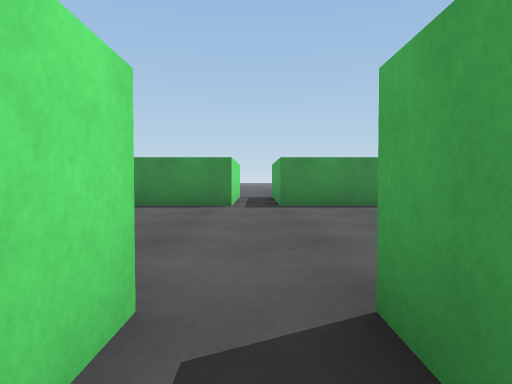
[1] (above)

24 first-person views from a walk through a 3-D level made in the Unity game engine. The camera is 0.55 m above the floor, tilts 2° down and sees 70° across. The floor is counted in squares, 1 m on a side. Each view is taken from the middle of a square. On the plan, view 1 faces up. The plan holds only what a view shows up to about 9 squares ahead; the rest is blank. The place goes on beyond the plan. The player is left out.

[2]
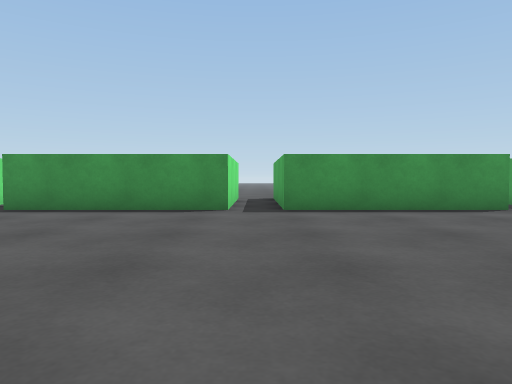

[3]
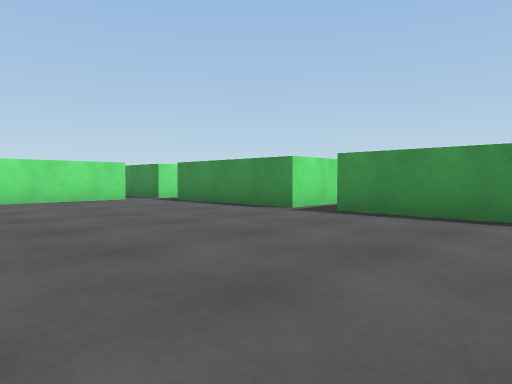

[4]
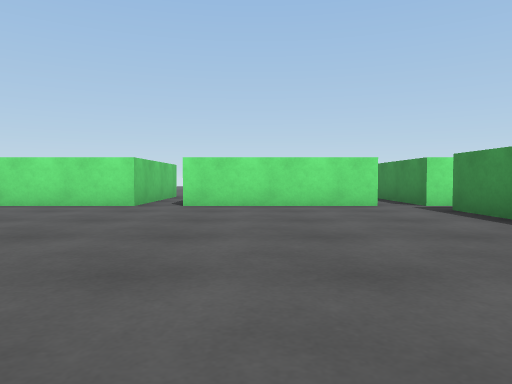

[5]
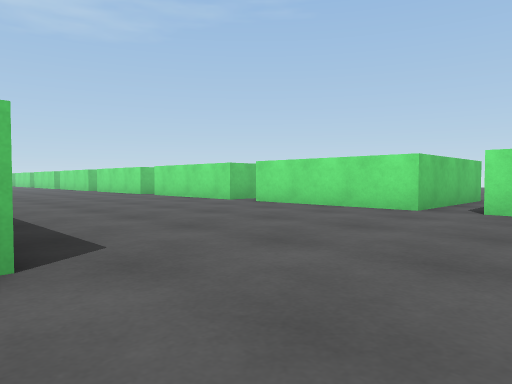

[6]
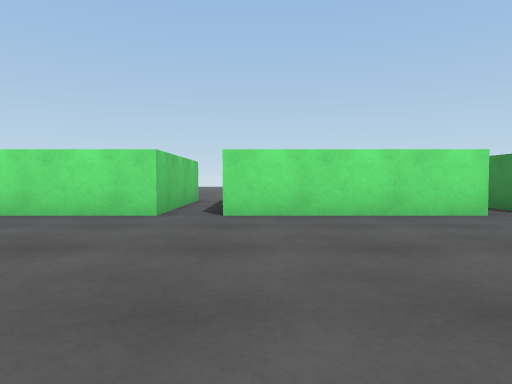

[7]
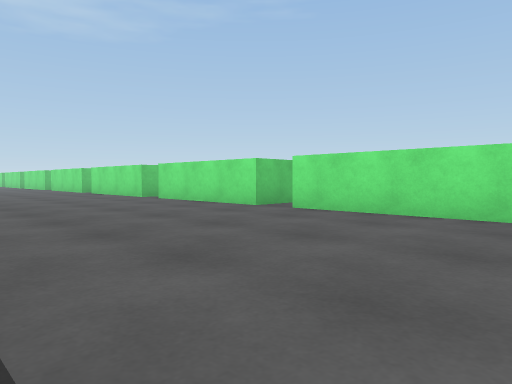

[8]
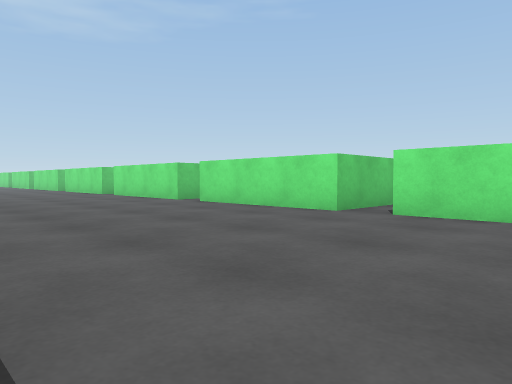

[9]
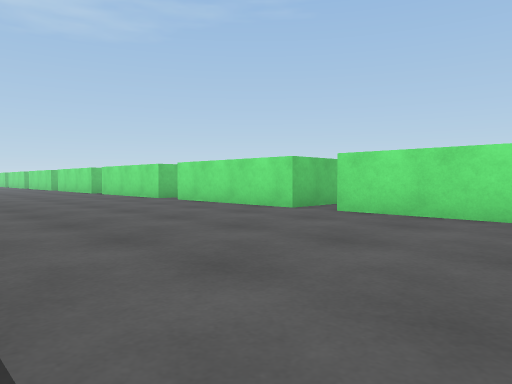

[10]
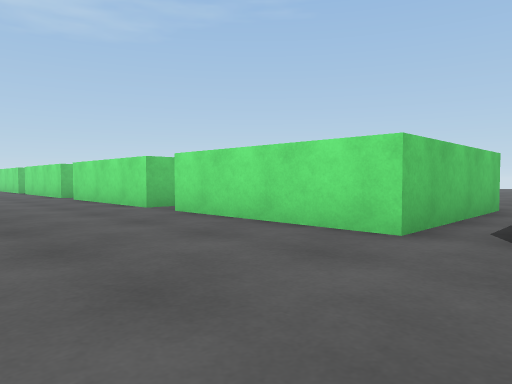

[11]
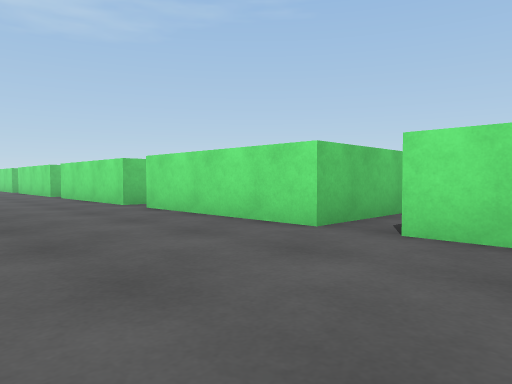

[12]
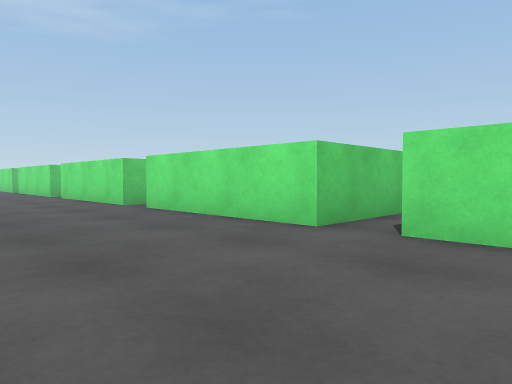

[13]
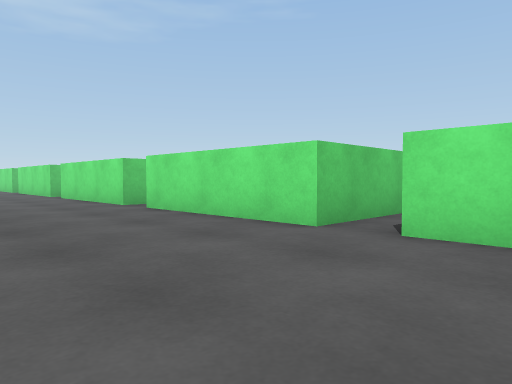

[14]
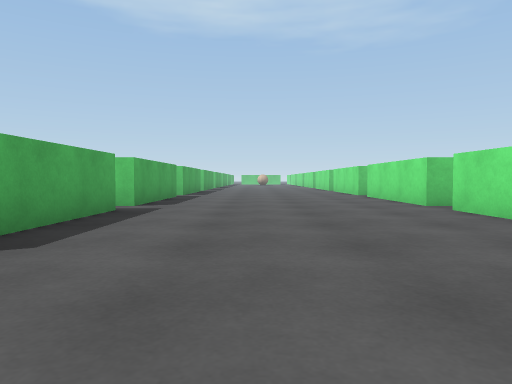

[15]
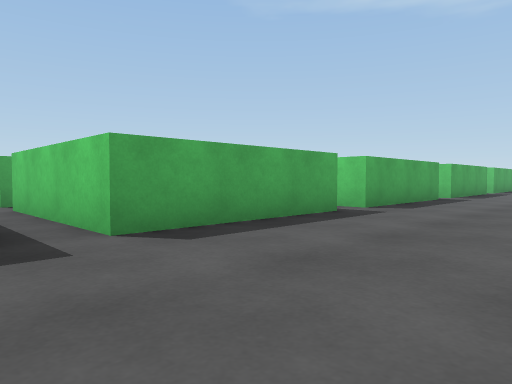

[16]
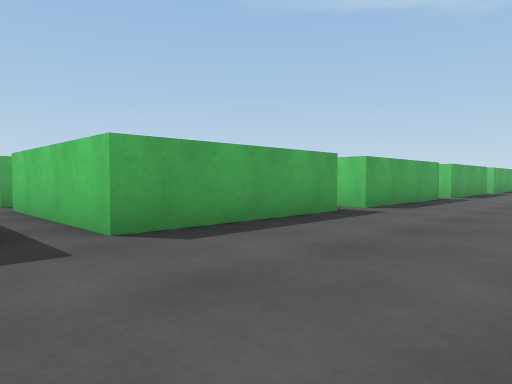

[17]
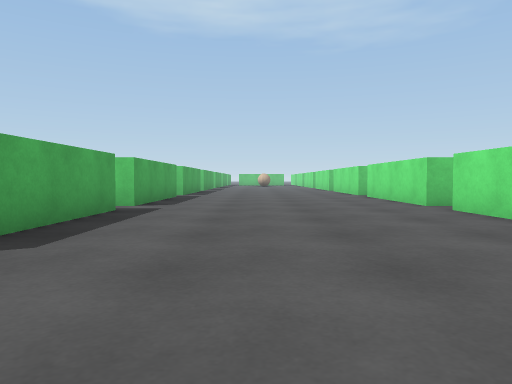

[18]
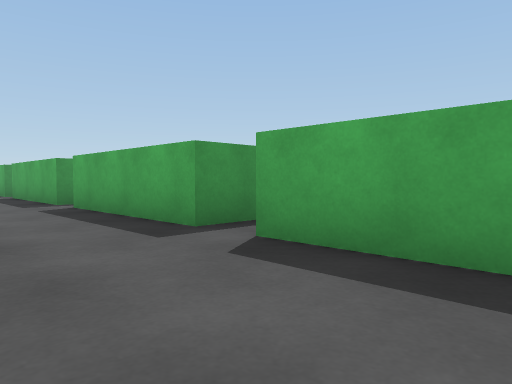

[19]
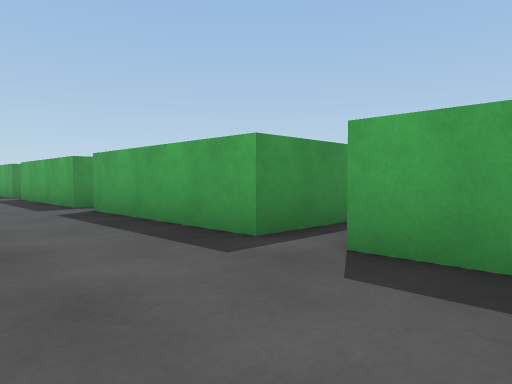

[20]
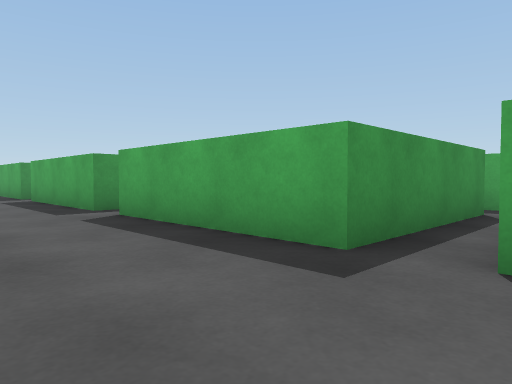

[21]
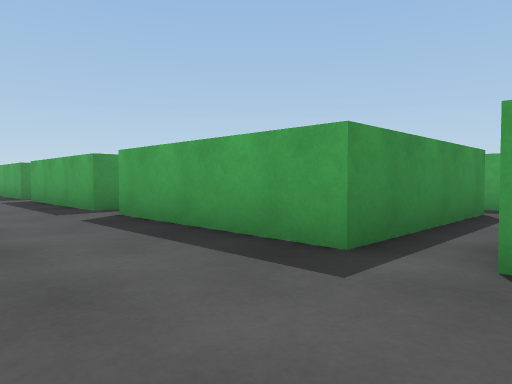

[22]
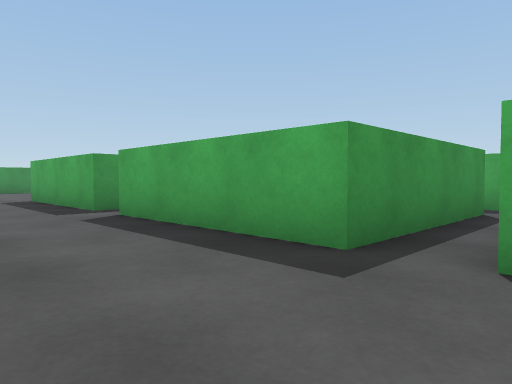

[23]
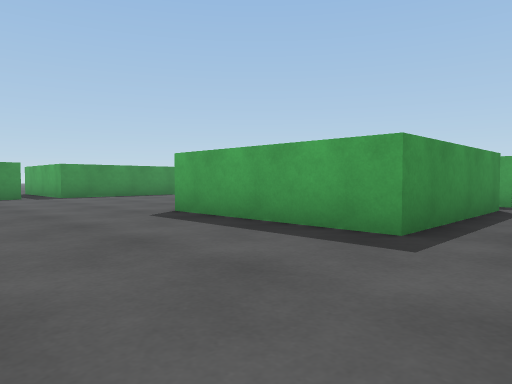

[24]
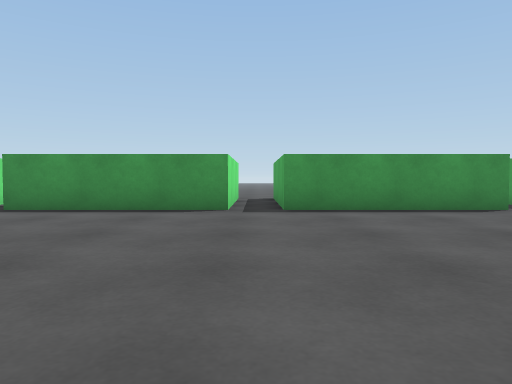

### Floor plan
Key: @ floor where view 1 was taken; # wall or solid block; . floor.
Columns run from 13 left of view 1 to 9 right of it. Each row starts with its distance up from view 1.
 10             #.#  #.#
  9        #.   #.#  #.#
  8  ##.####.####.####.####
  7  ......................
  6   #....................
  5   #...................
  4   #..................
  3  ##..................
  2 ...............  ...
  1 ###......#  #.#   .
  0   #......#   @
 -1   #......#
 -2   #......####.#
 -3 ..............
 -4 ###......#
 -5   #......#
 -6   #......#
 -7   #......####.#
 -8  .............
 -9 ###......#
-10   #......#
-11   #......#
-12   #......####.#
-13 ..............
-14 ###......#
-15   #......#
-16   #......#
-17   #......####.#
-18  .............
-19 ###......#
-20   #... ..#
-21   #......#
-22   #......##
-23  ..........
-24 ###......#
-25   #......#
-26   #......#
-27   #......##
-28  .............
-29 ###......####.#
-30   #......#
-31   #......#
-32   #......#
-33   ............
-34   #......####.#
-35   #......#
-36   #......#
-37   #......#
-38   ........
-39   #......#

Where each view was taken, in squares from view 1:
view 1: 0 up, 0 right, facing up
view 2: 1 up, 0 right, facing up
view 3: 2 up, 1 left, facing up-left
view 4: 4 up, 3 left, facing left
view 5: 4 up, 4 left, facing down-left
view 6: 2 down, 5 left, facing left
view 7: 3 down, 5 left, facing down-left
view 8: 5 down, 5 left, facing down-left
view 9: 9 down, 5 left, facing down-left
view 10: 12 down, 7 left, facing down-left
view 11: 16 down, 7 left, facing down-left
view 12: 21 down, 7 left, facing down-left
view 13: 26 down, 7 left, facing down-left
view 14: 26 down, 7 left, facing down
view 15: 27 down, 8 left, facing down-right
view 16: 32 down, 8 left, facing down-right
view 17: 31 down, 7 left, facing down
view 18: 31 down, 7 left, facing up-right
view 19: 25 down, 7 left, facing up-right
view 20: 19 down, 7 left, facing up-right
view 21: 14 down, 7 left, facing up-right
view 22: 9 down, 7 left, facing up-right
view 23: 4 down, 8 left, facing up-right
view 24: 1 up, 5 right, facing up
